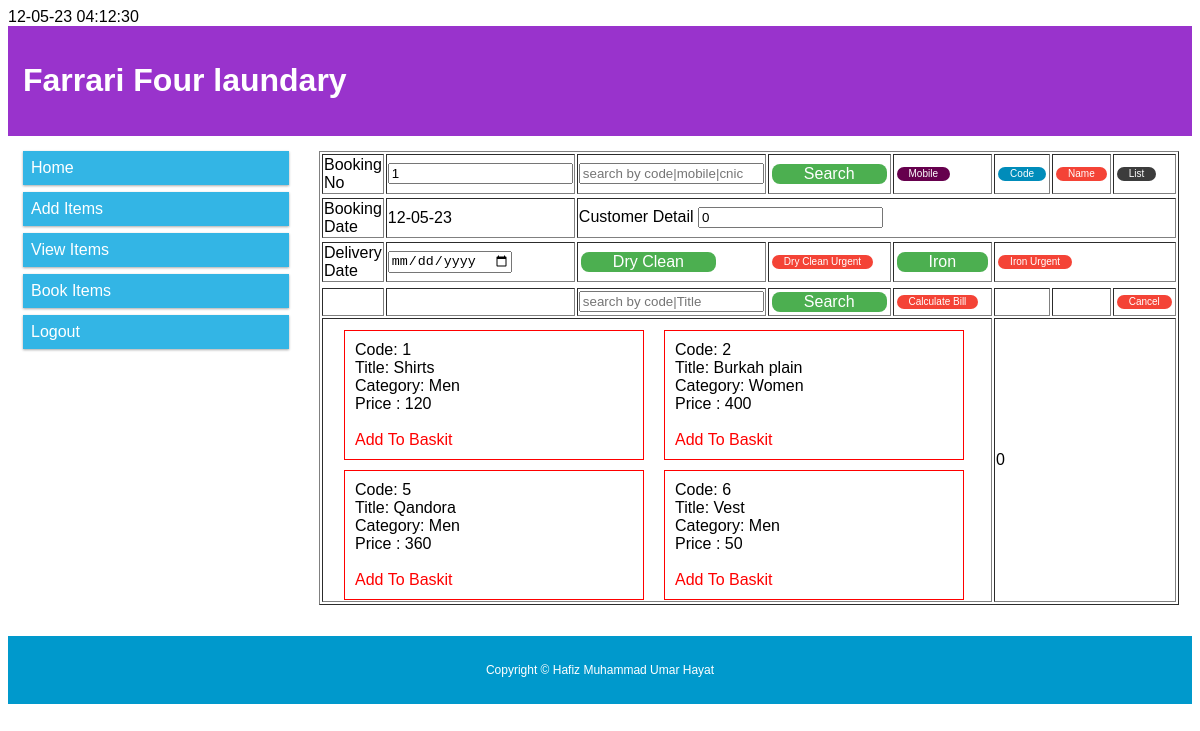
/farrariFourLaundary/test3.php, run on the app's committed database.
### tables this page shows
CREATE TABLE `items` (
  `item_code` int(10) NOT NULL,
  `title` varchar(255) NOT NULL,
  `category` varchar(255) NOT NULL,
  `price` int(10) NOT NULL,
  `status` int(11) NOT NULL
);

### farrariFourLaundary/test3.php (the view, shortened to what this page needs)
<?php include 'config.php';
 $booking_No=0;
 $code =0;
 $totalBill=0;
     $name ="";
 $result="";
 if(isset($_POST['btnSearchItem']))
 {
  $item=$_POST['searchitem'];
 $result = $con->query("SELECT * FROM `items` where `item_code`='$item' or `title`='$item'");
 }
 else
 {
  $result = $con->query("SELECT * FROM `items`");
 }
?>
<!DOCTYPE html>
<html>
<head>
    <link href="StyleSheet1.css" rel="stylesheet" />
</head>
<body>
<div class="header">
<h1>Farrari Four laundary</h1>
</div>
<div class="row">
  <div class="col-3 col-s-3 menu">
    <?php include_once "nav2.php"; ?>
  </div>
  <div class="col-6 col-s-9">
  <form method="POST" action="test3.php">
  <table border=1>
    <tr><td>Booking No </td> <td> <input type="text" name="name" value="<?php  $booking_No=$booking_No+1;  echo  $booking_No ?>"></td>
     <td ><input type="text" name="search" placeHolder="search by code|mobile|cnic"> </td>
     <td> <button class="btn-success" type="submit" name="Search">Search</button> </td>
    <td> <button class="btn-Pink" type="submit" name="Mobile">Mobile</button></td>
    <td><button class="btn-Blue" type="submit" name="Code">Code</button> </td>
    <td><button class="btn-Red" type="submit" name="Name"> Name</button></td>
    <td colspan="2"> <button class="btn-Gray" type="submit" name="CustomerList">List</button></td ><tr>
    <tr><td> Booking Date </td> <td>
<label for="bookingDate" name="bookingDate"><?php  $date = date('d-m-y');echo $date;?></label> </td> <td colspan="6"> Customer Detail <input type="text" name="customer" value="<?php   echo  $code; ?>"> <?php   echo  $name; ?> </td><tr>
    <tr><td> Delivery Date</td>
     <td>  <input type="date" id="deliveryDate" name="deliveryDate"></td>
      <td > <button class="btn-success" type="submit" name="DryClean">Dry Clean</button></td>
      <td> <button class="btn-Red" type="submit" name="DryCleanUrgent">Dry Clean Urgent</button></td>
      <td> <button class="btn-success" type="submit" name="Iron">Iron</button></td>
      <td colspan=4> <button class="btn-Red" type="submit" name="IronUrgent">Iron Urgent</button></td>
      <tr>
      <tr>
        <tr>
        <td>
        </td>
        <td></td>
        <td><input type="text" name="searchitem" placeHolder="search by code|Title"></td>
        <td><button class="btn-success" type="submit" name="btnSearchItem">Search</button></td>
        <td><button class="btn-Red" type="submit" name="CalculateBill">Calculate Bill</button></td>
        <td></td>
        <td>
      </td>
        <td><button class="btn-Red" type="submit" name="refresh">Cancel</button></td>
    </tr>
      <tr>
       <td colspan="5">
        <?php while($row = $result->fetch_assoc())
        { ?>
		</div>
    <div style="float:left; padding: 10px;margin-top:10px;margin-left: 20px; width: 300px;border: 1px solid red;word-wrap:break-word;  ">
Code: <?php echo $row['item_code']?>
<br>
Title:  <?php echo $row['title']?>
<br>
Category: <?php echo $row['category']?>
<br>
Price : <?php echo $row['price']?>
<br>
     <br>
     <?php  echo '<a style="color: red; text-decoration: none;" href="baskit.php?id=' . $row['item_code'] .'">Add To Baskit</a>';
        }
?>
</div>
       <td colspan=3> <?php echo $totalBill;  ?> </td>
  </div>
 <div class="row">
 <div class="footer">
 <?php include_once "footer.php"; ?>
</div>
</div>
</body>
</html>

### farrariFourLaundary/StyleSheet1.css (style rules this page uses)
* { box-sizing: border-box; }
.row::after { content: ""; clear: both; display: table; }
[class*="col-"] { float: left; padding: 15px; }
html { font-family: "Lucida Sans", sans-serif; }
.header { background-color: #9933cc; color: #ffffff; padding: 15px; }
.footer { background-color: #0099cc; color: #ffffff; text-align: center; font-size: 12px; padding: 15px; }
[class*="col-"] { width: 100%; }
@media only screen and (min-width: 600px) { .col-s-3 { width: 25%; } }
@media only screen and (min-width: 600px) { .col-s-9 { width: 75%; } }
@media only screen and (min-width: 768px) { .col-3 { width: 25%; } }
@media only screen and (min-width: 768px) { .col-6 { width: 50%; } }
a:link { color: white; text-decoration: none; }
.btn-success { background-color: #4CAF50; border: none; color: white; padding: 0px 20px; text-align: center; text-decoration: none; display: inline-block; font-size: 12px; margin: 2px 2px; cursor: pointer; border-radius: 8px; height:20px; }
.btn-Blue { background-color: #008CBA; border: none; color: white; padding: 0px 12px; text-align: center; text-decoration: none; display: inline-block; font-size: 10px; margin: 2px 2px; cursor: pointer; border-radius: 8px; height:14px; }
.btn-Red { background-color: #f44336; border: none; color: white; padding: 0px 12px; text-align: center; text-decoration: none; display: inline-block; font-size: 10px; margin: 2px 2px; cursor: pointer; border-radius: 8px; height:14px; }
.btn-Gray { background-color:#3c3c3c; border: none; color: white; padding: 0px 12px; text-align: center; text-decoration: none; display: inline-block; font-size: 10px; margin: 2px 2px; cursor: pointer; border-radius: 8px; height:14px; }
.btn-Pink { background-color:#66004d; border: none; color: white; padding: 0px 12px; text-align: center; text-decoration: none; display: inline-block; font-size: 10px; margin: 2px 2px; cursor: pointer; border-radius: 8px; height:14px; }

### farrariFourLaundary/test3.php (style rules this page uses)
.btn-success { background-color: #4CAF50; border: none; color: white; padding: 0px 32px; text-align: center; text-decoration: none; display: inline-block; font-size: 16px; margin: 2px 2px; cursor: pointer; border-radius: 8px; height:20px; }
.btn-Blue { background-color: #008CBA; border: none; color: white; padding: 0px 12px; text-align: center; text-decoration: none; display: inline-block; font-size: 10px; margin: 2px 2px; cursor: pointer; border-radius: 8px; height:14px; }
.btn-Red { background-color: #f44336; border: none; color: white; padding: 0px 12px; text-align: center; text-decoration: none; display: inline-block; font-size: 10px; margin: 2px 2px; cursor: pointer; border-radius: 8px; height:14px; }
.btn-Gray { background-color:#3c3c3c; border: none; color: white; padding: 0px 12px; text-align: center; text-decoration: none; display: inline-block; font-size: 10px; margin: 2px 2px; cursor: pointer; border-radius: 8px; height:14px; }
.btn-Pink { background-color:#66004d; border: none; color: white; padding: 0px 12px; text-align: center; text-decoration: none; display: inline-block; font-size: 10px; margin: 2px 2px; cursor: pointer; border-radius: 8px; height:14px; }

### data on the page
items: item_code "1", title "Shirts", category "Men", price "120"
items: item_code "2", title "Burkah plain", category "Women", price "400"
items: item_code "5", title "Qandora", category "Men", price "360"
items: item_code "6", title "Vest", category "Men", price "50"

### other printed values
$totalBill "0"
